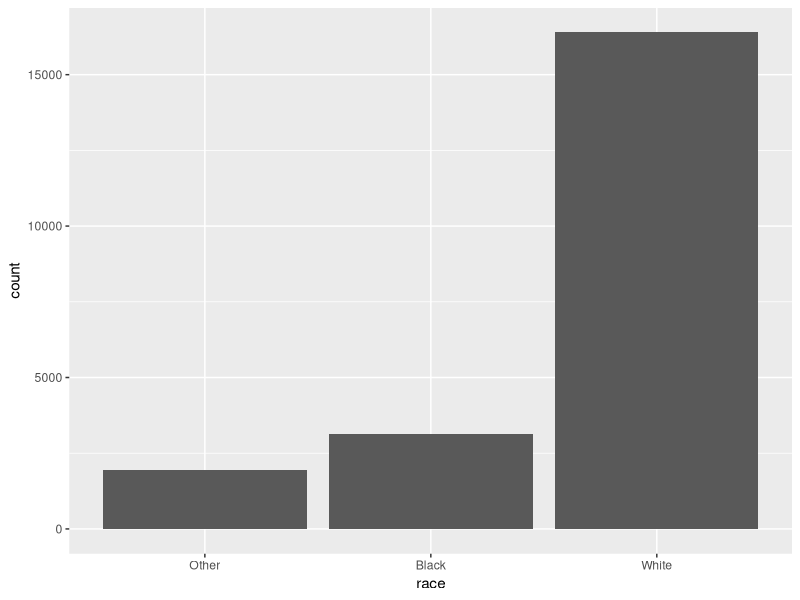
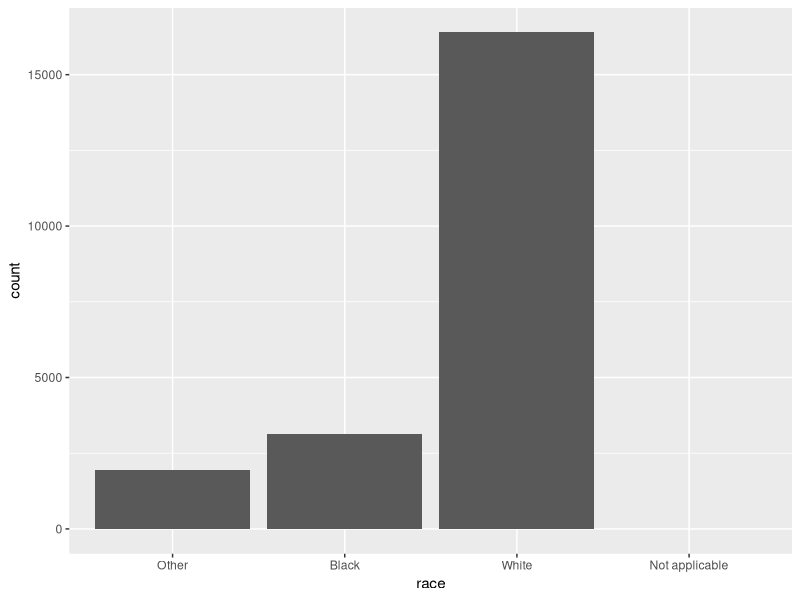
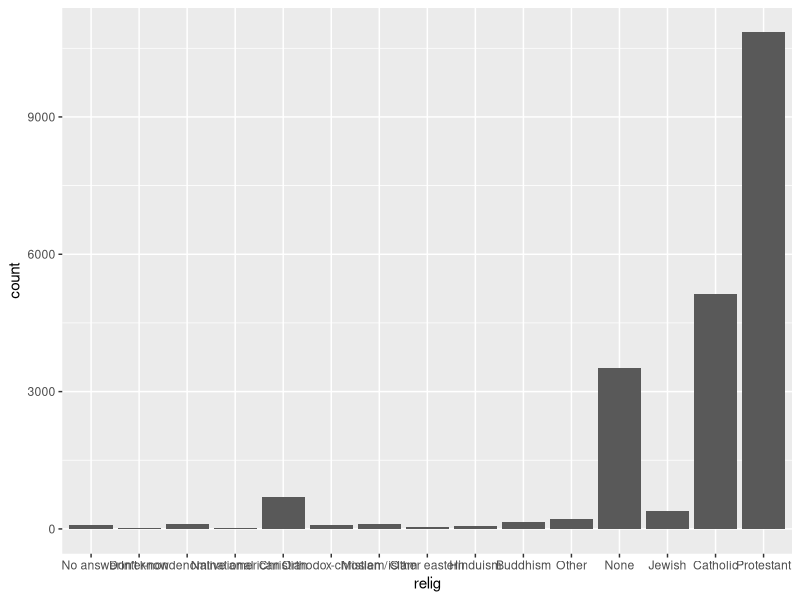
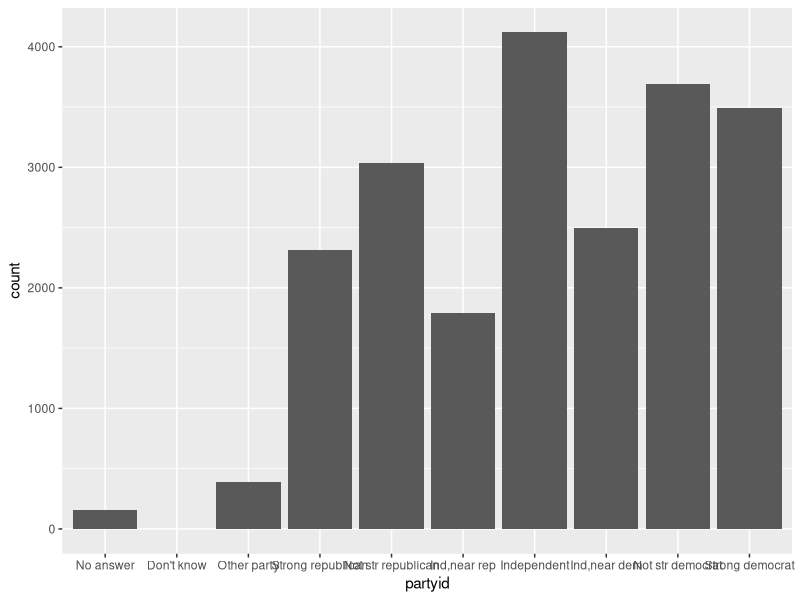
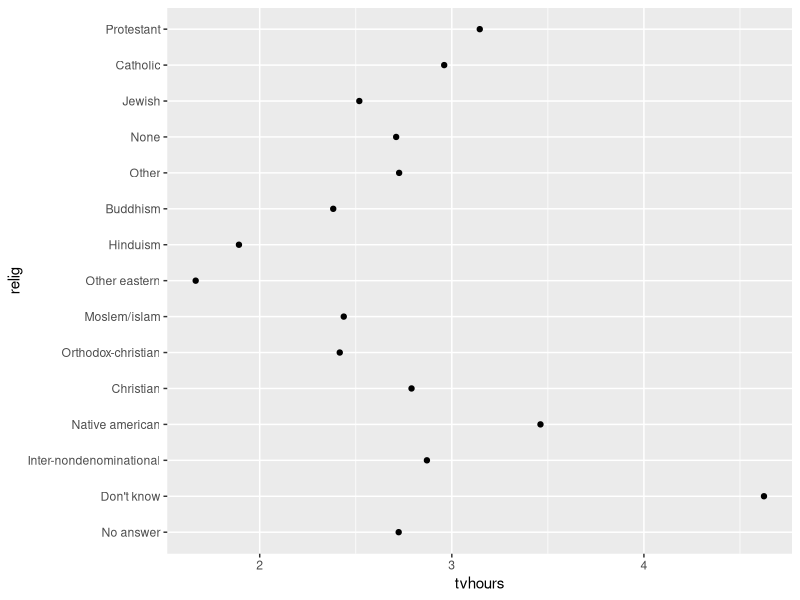
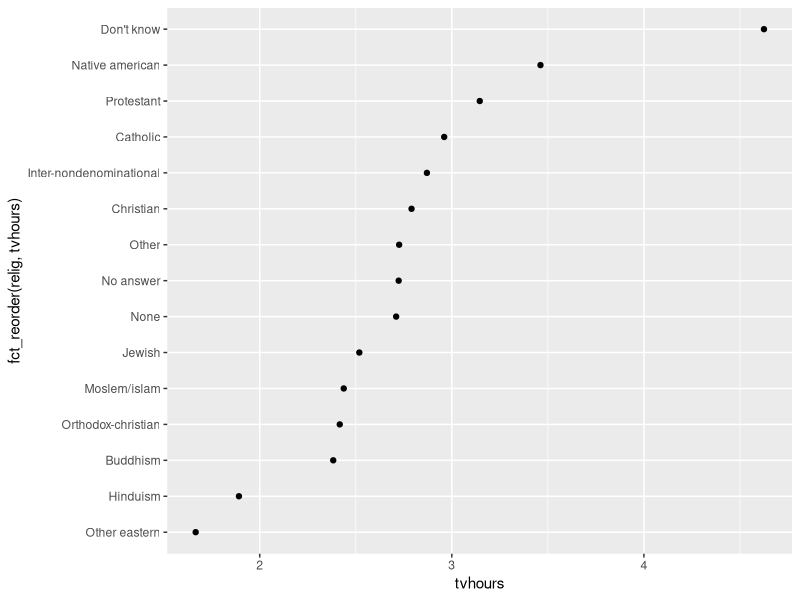
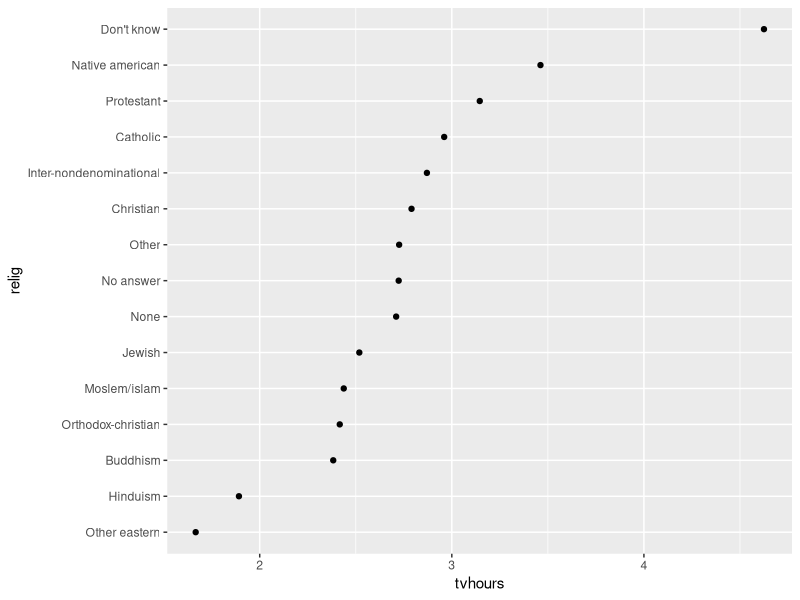
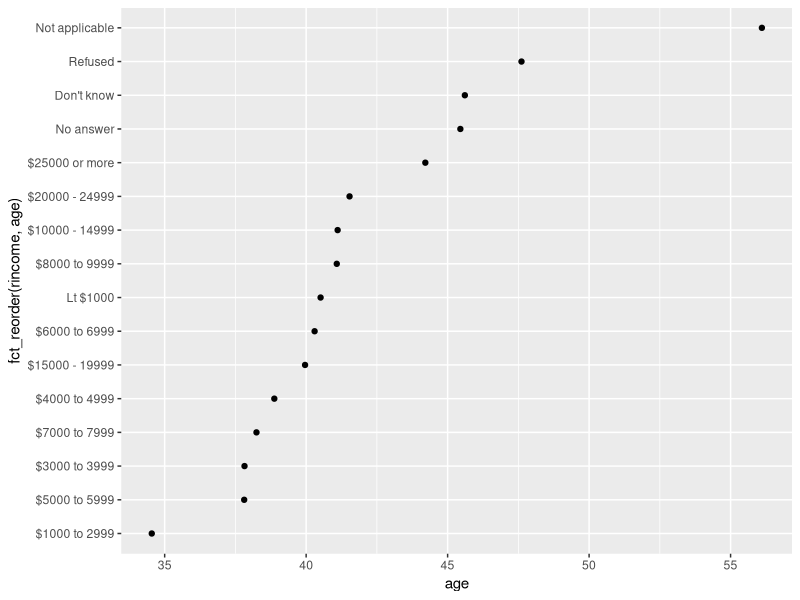

Write the R code that produced these figures, in order.
#Handout 15 - 2 March
# Data wrangling with "forcats"

library(tidyverse)

x1 <- c("Dec", "Apr", "Jan", "Mar")

month_levels <- c(
  "Jan", "Feb", "Mar", "Apr", 
  "May", "June", "July", "Aug", 
  "Sep", "Oct", "Nov", "Dec")

y1 <- factor(x1, levels= month_levels)
y1 
sort(y1)

factor(x1)

f1 <- factor(x1, levels= unique(x1))
f1

f2 <- x1 %>% factor() %>% fct_inorder()
f2
levels(f2)

#view the data
gss_cat

gss_cat %>%
  count(race)

unique(gss_cat$race)

ggplot(gss_cat, aes(race)) +
  geom_bar() #this drops values

ggplot(gss_cat, aes(race))+
  geom_bar() + scale_x_discrete(drop= FALSE) #this manually forces them to be plotted even if theyre 0

gss_cat %>%
  count(race, .drop = FALSE)

#most common religion? A: Protestant
gss_cat %>% count(relig)

ggplot(gss_cat, aes(relig)) +
  geom_bar()

#most common partyid? A: Independent
gss_cat %>% count(partyid)

ggplot(gss_cat, aes(partyid)) +
  geom_bar()

relig_summary <- gss_cat %>%
  group_by(relig) %>% 
  summarise(
    age=mean(age, na.rm = TRUE), 
    tvhours= mean(tvhours, na.rm = TRUE), 
    n= n()) #15 obs of 4 var

relig_summary

ggplot(relig_summary, aes(tvhours, relig)) + geom_point() #bad graph... no trend? Hard to read
ggplot(relig_summary, aes(tvhours, fct_reorder(relig, tvhours))) + geom_point() #can see the trend now

relig_summary %>%
  mutate(relig= fct_reorder(relig, tvhours)) %>%
  ggplot(aes(tvhours, relig)) +
  geom_point()

rincome_summary <-  gss_cat %>%
  group_by(rincome) %>%
  summarise(
    age= mean(age, na.rm = TRUE), 
    tvhours= mean(tvhours, na.rm = TRUE), 
    n= n())

ggplot(rincome_summary, aes(age, fct_reorder(rincome, age))) + geom_point() #no bueno!

ggplot(rincome_summary, aes(age, fct_relevel(rincome, "Not applicable"))) +
  geom_point()

by_age <-  gss_cat %>%
  filter(!is.na(age)) %>%
  group_by(age, marital) %>%
  summarise(count= n()) %>%
  mutate(prop= count / sum(count))

ggplot(by_age, aes(age, prop, colour= marital)) + 
  geom_line()

ggplot(by_age, aes(age, prop, colour= fct_reorder2(marital, age, prop))) +
  geom_line() + 
  labs(colour= "marital")

gss_cat %>% 
  mutate(marital = marital %>% fct_infreq() %>%
           fct_rev()) %>% ggplot(aes(marital)) + 
  geom_bar() #I like this plot. Easy to read
#fct_rev reverses the order

gss_cat %>% count(partyid)

gss_cat %>%
  mutate(partyid= fct_recode(partyid, 
  "Republican, strong" = "Strong republican", 
  "Republican, weak" = "Not str republican", 
  "Independent, near rep" = "Ind, near rep", 
  "Independent, near dem" = "Ind, near dem", 
  "Democrat, weak" = "Not str democrat", 
  "Democrat, strong" = "Strong democrat")) %>%
  count(partyid)

gss_cat %>%
  mutate(partyid= fct_recode(partyid, 
                             "Republican, strong" = "Strong republican", 
                             "Republican, weak" = "Not str republican", 
                             "Independent, near rep" = "Ind, near rep", 
                             "Independent, near dem" = "Ind, near dem", 
                             "Democrat, weak" = "Not str democrat", 
                             "Democrat, strong" = "Strong democrat", 
                             "Other" = "No answer", 
                             "Other" = "Don't know", 
                             "Other" = "Other party")) %>% count(partyid)

gss_cat %>%
  mutate(partyid = fct_collapse(partyid,
                                            other= c("No answer", "Don't know", "Other party"), 
                                            rep= c("Strong republican", "Not str republican"), 
                                            ind= c("Ind,near rep", "Independent", "Ind,near dem"), 
                                            dem= c("Not str democrat", "Strong democrat"))) %>% count(partyid)
         
gss_cat %>% 
  mutate(relig= fct_lump(relig)) %>%
  count(relig)

gss_cat %>% 
  mutate(relig= fct_lump(relig, n= 10)) %>%
  count(relig, sort= TRUE)

###### End code ######
